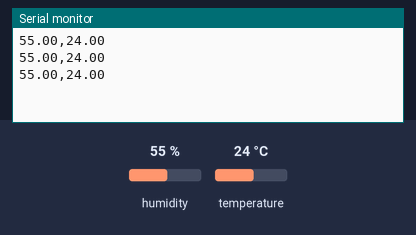
Bench run of a sketch on a simulated Arduino Uno, built with avr-gcc and run on an emulated ATmega328P. On the bench: the last lines printed to the serial monitor. The test bench sets the inputs (shaded band); at power-on: humidity 55 %, temperature 24 °C.

Above: at 2.8 s.
2.9 s: humidity set to 22 %
At 5.4 s:
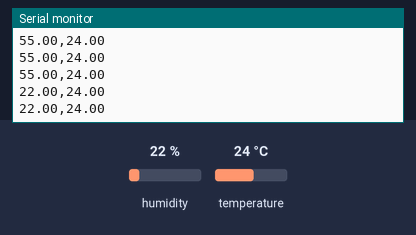
5.6 s: temperature set to 12 °C
At 6.9 s:
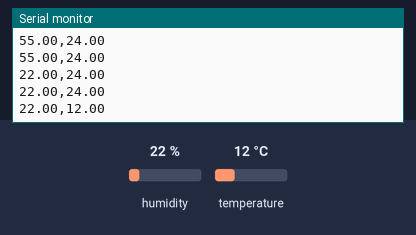
8.3 s: humidity set to 40 %
At 10.0 s:
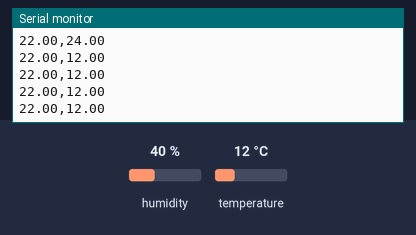
Timing chart, 0 to 11.5 s (numbered marks = the images above; inputs shaded):
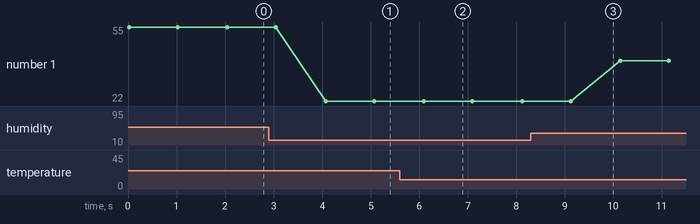

Measured:
- after the input at 2.9 s, the serial monitor: prints a new line after 1.2 s (image 1)
- after the input at 5.6 s, the serial monitor: prints a new line after 0.50 s (image 2)
- plotted number 1: 55 → 22 after the input at 2.9 s, 22 → 40 after the input at 8.3 s

The sketch:

sketch_nov13a.ino
```cpp
#include "DHT.h"

#define DHTPIN 8
#define DHTTYPE DHT11

DHT dht(DHTPIN, DHTTYPE);

void setup() {
  Serial.begin(9600);
  dht.begin();
}

void loop() {
  float h = dht.readHumidity();
  float t = dht.readTemperature();

  if (isnan(h) || isnan(t)) {
    Serial.println("Error");
    return;
  }

  // 🔥 ENVÍO CORRECTO PARA C#
  Serial.print(h);
  Serial.print(",");
  Serial.println(t);

  delay(1000);
}
```
